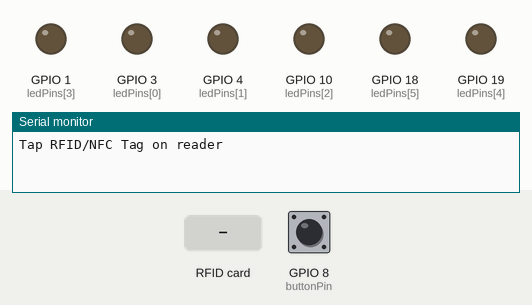
Recording of a sketch running on a simulated ESP32-S3. Shown: output pins drawn as LEDs (lit = HIGH), the last lines printed to the serial monitor. Dashed ring = blinking. The inputs (shaded band) are chosen by the test bench; at power-on: GPIO 8 (buttonPin) HIGH.

Above: at 1.2 s.
1.3 s: GPIO 8 (buttonPin) pulled LOW for 0.15 s
4.4 s: RFID card 69 84 C6 B1 held to the reader
7.4 s: GPIO 8 (buttonPin) pulled LOW for 1 s
At 10.51 s:
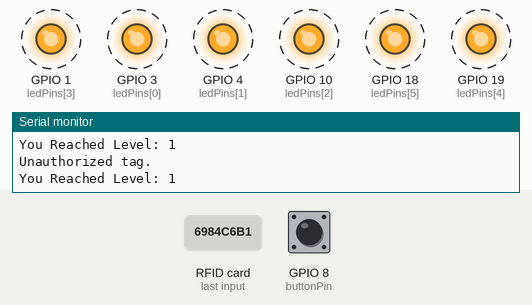
Timing chart, 0 to 12.9 s (numbered marks = the images above; inputs shaded):
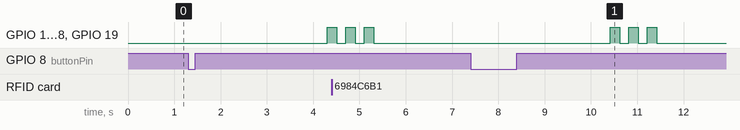

The sketch:

Timing_withNFC_esp32.ino
```cpp
#include <SPI.h>
#include <MFRC522.h>

#define SS_PIN 5
#define RST_PIN 9

MFRC522 rfid(SS_PIN, RST_PIN);
int ledPins[] = {3, 4, 10, 1, 19, 18};
int buttonPin = 8;
int delayTime = 350;
int level = 1;
bool greenLed = false;
bool gameOver = false;
bool gameStart = false;

String color = {};

byte authorizedUID[4] = {0x69, 0x84, 0xC6, 0xB1};

void IRAM_ATTR buttonPush();

void setup() {
  Serial.begin(115200);
  SPI.begin(6, 2, 7, 5);
  rfid.PCD_Init();

  Serial.println("Tap RFID/NFC Tag on reader");

  pinMode(buttonPin, INPUT_PULLUP);
  for (int i = 0; i < 6; i++) {
    pinMode(ledPins[i], OUTPUT);
    digitalWrite(ledPins[i], LOW); // Ensure LEDs start off
  }
  attachInterrupt(buttonPin, buttonPush, FALLING);
}

void loop() {
  if (!gameStart) {
  checkRFID();
  }
  if (gameOver) {
    Serial.print("You Reached Level: ");
    Serial.println(level);
    gameStart = false;
    delay(3000);

    for (int j = 0; j < 3; j++) {
      for (int i = 0; i < 6; i++) digitalWrite(ledPins[i], HIGH);
      delay(200);
      for (int i = 0; i < 6; i++) digitalWrite(ledPins[i], LOW);
      delay(200);
    }

    level = 1;
    delayTime = 350;
    gameOver = false;
    delay(500);
  }

  if (!gameOver && gameStart) {
    for (int i = 0; i < 6; i++) {
      digitalWrite(ledPins[i], HIGH);
      greenLed = (i > 3);
      delay(delayTime);
      digitalWrite(ledPins[i], LOW);  // Turn off LED immediately
      if (gameOver) break;
    }
  }
}

void checkRFID() {
  if (rfid.PICC_IsNewCardPresent() && rfid.PICC_ReadCardSerial()) {
    MFRC522::StatusCode status;
    byte buffer[18];  // Standard MIFARE block size (16 bytes + CRC)
    byte size = sizeof(buffer);

    status = rfid.MIFARE_Read(4, buffer, &size); // Read block 4

    if (status == MFRC522::STATUS_OK) {

      // Convert to a clean string
      String tagData = "";
      for (byte i = 0; i < size; i++) {
        if (isPrintable(buffer[i])) { // Keep only readable characters
          tagData += (char)buffer[i];
        }
      }

      // Remove leading/trailing whitespace or junk characters
      tagData.trim();
      color = tagData[3];

      // Validate expected value
      if (color == "r") {
        gameStart = true;
        Serial.println("Authorized tag detected. Game started.");
      } else {
        Serial.println("Unauthorized tag.");
      }
    } else {
      Serial.println("Failed to read data from tag.");
    }

    rfid.PICC_HaltA();
    rfid.PCD_StopCrypto1();
  }
}

void IRAM_ATTR buttonPush() {
  static unsigned long last_interrupt_time = 0;
  unsigned long interrupt_time = millis();
  if (interrupt_time - last_interrupt_time > 300) {
    if (greenLed) {
      delayTime = delayTime * 9 / 10;
      level++;
    } else {
      gameOver = true;
    }
    last_interrupt_time = interrupt_time;
  }
}
```

Measured:
- after the input at 1.3 s, GPIO 1 (ledPins[3]), GPIO 3 (ledPins[0]), GPIO 4 (ledPins[1]), GPIO 10 (ledPins[2]), GPIO 18 (ledPins[5]), GPIO 19 (ledPins[4]): LOW → HIGH after 3.0 s
- after the input at 7.4 s, GPIO 1 (ledPins[3]), GPIO 3 (ledPins[0]), GPIO 4 (ledPins[1]), GPIO 10 (ledPins[2]), GPIO 18 (ledPins[5]), GPIO 19 (ledPins[4]): alternates HIGH for 0.20 s and LOW for 0.20 s, 6 changes in all, then stays LOW, starting after 3.0 s
